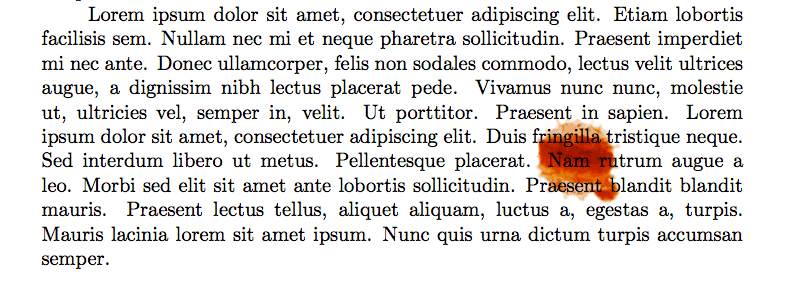
#> input picture DATA/5.png, 787 x 284 px
$ jupyter execute --allow-errors 'Оцу.ipynb'
#> lines starting #> are read from the running program, lines starting #| are printed output that depends on the picture
### Описание

Метод Оцу ищет порог, уменьшающий дисперсию внутри класса, которая определяется как взвешенная сумма дисперсий двух классов:
<center>$\delta^2_\omega(t) = \omega_1(t) \delta^2_1(t) + \omega_2(t) \delta^2_2(t)$</center>
где веса $\omega_i$ — это вероятности двух классов, разделенных порогом t,
$\delta^2_i$ — дисперсия этих классов

Оцу показал, что минимизация дисперсии внутри класса равносильна максимизации дисперсии между классами:
<center>$\delta^2_b(t) = \delta^2 - \delta^2_\omega(t) = \omega_1(t) \omega_2(t)[\mu_1(t) - \mu_2(t)]^2$</center>

которая выражается в терминах вероятности $\omega_i$ и среднего арифметического класса $\mu_i$, которое, в свою очередь, может обновляться итеративно. Эта идея привела к эффективному алгоритму.

### Алгоритм

Пусть дано монохромное изображение $G(i, j), i = \overline{1,Height} , j = \overline{1,Width}$ <br>
Счетчик повторений $k=0$
1. Вычислить гистограмму $p(l)$ изображения и частоту $N(l)$ для каждого уровня интенсивности изображения $G$.
2. Вычислить начальные значения для $\omega_1(0), \omega_2(0)$ и $\mu_1(0), \mu_2(0) $
3. Для каждого значения $t = \overline{1, max(G}$ — полутона — горизонтальная ось гистограммы:
<ol type="1">
    <li> Обновляем $\omega_1(0), \omega_2(0)$ и $\mu_1(0), \mu_2(0)$. </li>
    <li> Вычисляем $\delta^2_b(t) = \delta^2 - \delta^2_\omega(t) =$ $\omega_1(t) \omega_2(t)[\mu_1(t) - \mu_2(t)]^2 $ </li>
    <li> Ecли $\delta^2_b(t)$ больше, чем имеющееся то запонимаем $\delta^2_b$ и значение порога $t$ </li>
</ol>
4. Искомый порог соответствует максимуму $\delta^2_b(t)$.

### Реализация

[cell 1]
import cv2
import numpy as np
import matplotlib.pyplot as plt

[cell 2]
def view(img, size=7):
    plt.figure(figsize=(size,size))
    plt.imshow(img, cmap='gray')
    plt.show()

def otsu(gray):
    pixel_number = gray.shape[0] * gray.shape[1]
    mean_weigth  = 1.0 / pixel_number
    # Создали гистограмму от 0 до 256
    his, bins    = np.histogram(gray, np.arange(0, 257))

    final_thresh  = -1
    final_value   = -1
    intensity_arr = np.arange(256)

    for t in bins[1:-1]:
        pcb = np.sum(his[:t])
        pcf = np.sum(his[t:])
        # Нормируем
        Wb = pcb * mean_weigth
        Wf = pcf * mean_weigth

        mub = np.sum(intensity_arr[:t]*his[:t]) / float(pcb)
        muf = np.sum(intensity_arr[t:]*his[t:]) / float(pcf)
        #print mub, muf
        # omega1 * omega2 * (mu1 - mu2) ^ 2
        value = Wb * Wf * (mub - muf) ** 2

        # Проеверка
        if value > final_value:
            final_thresh = t
            final_value = value

    final_img = gray.copy()
    final_img[gray > final_thresh] = 255
    final_img[gray < final_thresh] = 0

    return final_img

[cell 3]
def cv_opening(img, kernel, iter_erosion= 1, iter_dilatation = 1):
    img = cv2.erode(img, kernel, iter_erosion)
    img = cv2.dilate(img, kernel, iter_dilatation)
    return img

def cv_closing(img, kernel, iter_erosion= 1, iter_dilatation = 1):
    img = cv2.dilate(img, kernel, iter_dilatation)
    img = cv2.erode(img, kernel, iter_erosion)
    return img

def kernel(n, m):
    kernel  = np.ones((n, m),np.uint8)
    return kernel

[cell 4]
# read image
gray = cv2.imread('../DATA/5.png', 0)
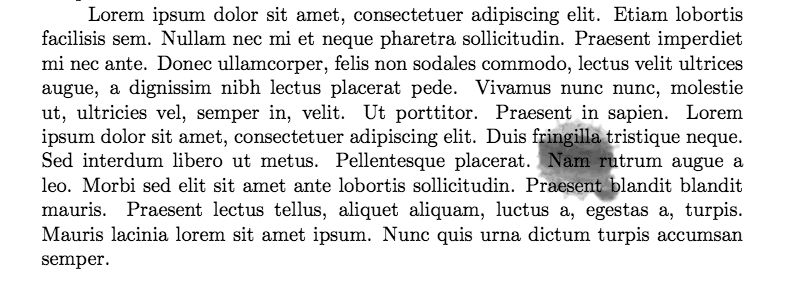
#> gray: shape (284, 787); min 0, max 255, mean 226.4
view(gray)

[cell 5]
closing = cv_closing(gray, kernel(3, 3))
#> in cv_closing, `img = cv2.dilate(img, kernel, iter_dilatation)`:
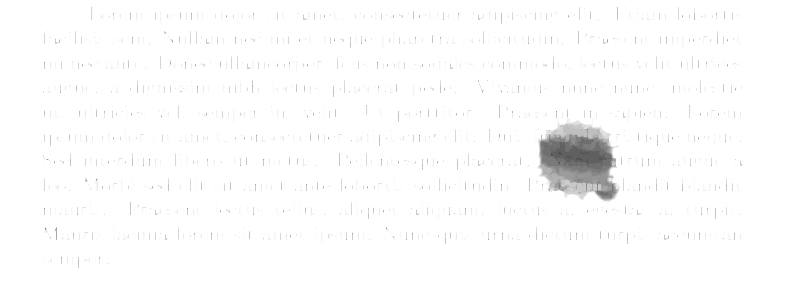
#> img: shape (284, 787); min 68, max 255, mean 251.8
#> in cv_closing, `img = cv2.erode(img, kernel, iter_erosion)`:
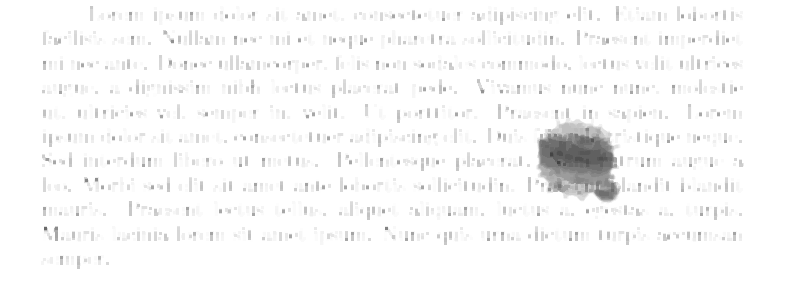
#> img: shape (284, 787); min 68, max 255, mean 248.6
view(255 - (closing - gray), 15)
#> call 2 of view, with size = 15
#> in view (call 2), `plt.show()`:
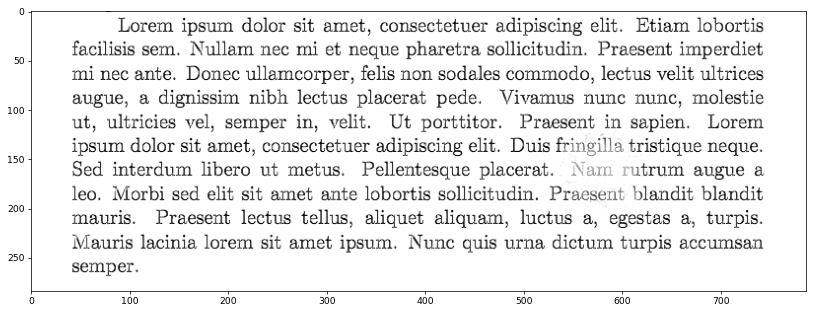
#> figure drawn by matplotlib, 1 panel

### Бинаризация отсечением

[cell 6]
def cv_binarization(gray_img, threshold = 150):
    binarized = 1.0 * (gray_img > thresholотсечениемd)
    return binarized

#> (a cell that did not finish here is left out)


### Otsu

[cell 8]
view(otsu(255 - (closing - gray)), 15)
#> in otsu, `his, bins    = np.histogram(gray, np.arange(0, 257))`: his = 256 values, max 181447 at index 255, min 0 at index 3, mean 873.1; bins = 257 values from 0 to 256
#> in otsu, `his, bins    = np.histogram(gray, np.arange(0, 257))`:
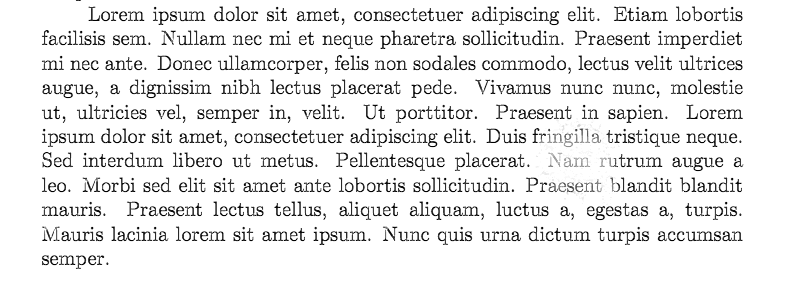
#> gray: shape (284, 787); min 0, max 255, mean 232.8
#> the loop in otsu, `for t in bins[1:-1]:` made 255 passes
#> (pcb, pcf, Wb, Wf, mub, muf, value, final_value) on passes 1, 2, 3, 5, 6, 8, 10, 11, 14, 15, 18, 19: (882, 222626, 0.00395, 0.996, 0, 233.8, 214.8, 214.8), (1190, 222318, 0.00532, 0.995, 0.259, 234.1, 289.6, 289.6), (1404, 222104, 0.00628, 0.994, 0.524, 234.3, 341.2, 341.2), (1594, 221914, 0.00713, 0.993, 0.939, 234.5, 386.3, 386.3), (1833, 221675, 0.0082, 0.992, 1.47, 234.8, 442.7, 442.7), (2045, 221463, 0.00915, 0.991, 2.04, 235, 491.9, 491.9), (2359, 221149, 0.0106, 0.989, 2.97, 235.3, 563.7, 563.7), (2478, 221030, 0.0111, 0.989, 3.31, 235.4, 590.7, 590.7), (2481, 221027, 0.0111, 0.989, 3.32, 235.4, 591.4, 591.4), (2794, 220714, 0.0125, 0.987, 4.51, 235.7, 660, 660), (3250, 220258, 0.0145, 0.985, 6.27, 236.2, 757.5, 757.5), (3359, 220149, 0.015, 0.985, 6.65, 236.3, 780.7, 780.7)
#> (pcb, pcf, Wb, Wf, mub, muf, value) on passes 4, 7, 9, 12, 13, 16: (1404, 222104, 0.00628, 0.994, 0.524, 234.3, 341.2), (1833, 221675, 0.0082, 0.992, 1.47, 234.8, 442.7), (2045, 221463, 0.00915, 0.991, 2.04, 235, 491.9), (2478, 221030, 0.0111, 0.989, 3.31, 235.4, 590.7), (2478, 221030, 0.0111, 0.989, 3.31, 235.4, 590.7), (2794, 220714, 0.0125, 0.987, 4.51, 235.7, 660)
#> in otsu, `final_img[gray < final_thresh] = 0`:
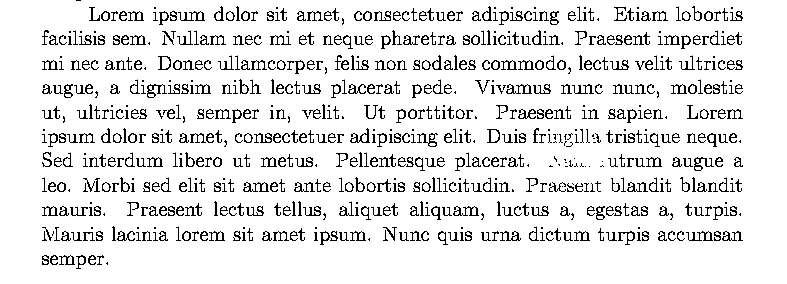
#> final_img: shape (284, 787); min 0, max 255, mean 228.5

$ run again, with DATA/4.jpg saved as DATA/5.png
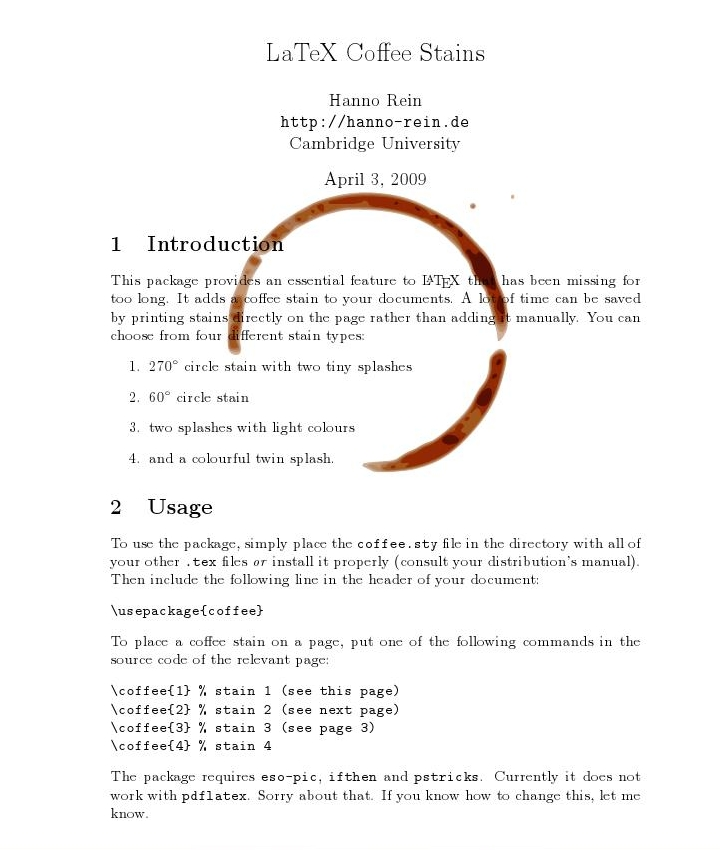
#> input picture DATA/4.jpg, 720 x 850 px
#> in view (call 2), `plt.show()`:
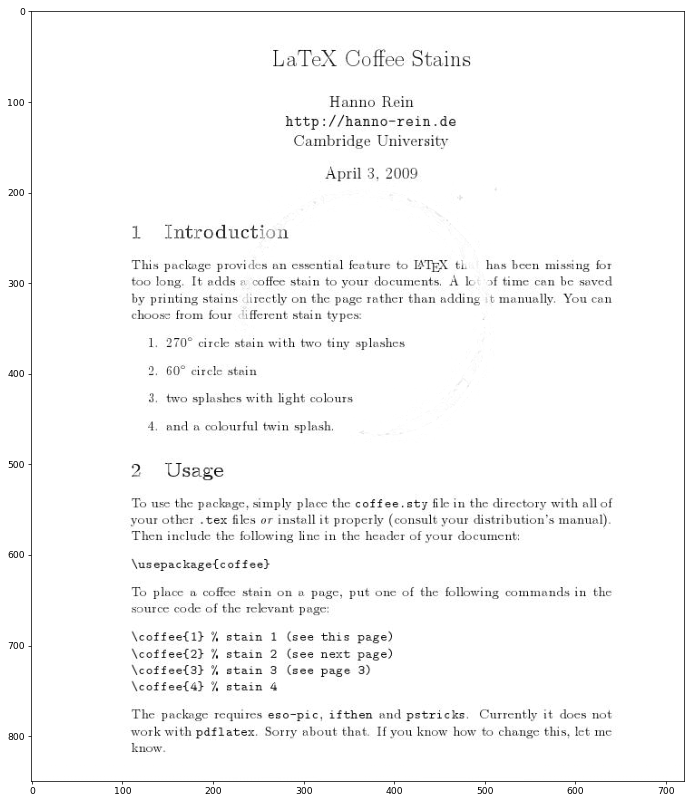
#> figure drawn by matplotlib, 1 panel
#> his = 256 values, max 528252 at index 255, min 57 at index 42, mean 2390.6; bins = 257 values from 0 to 256
#> the loop in otsu, `for t in bins[1:-1]:` made 255 passes
#> (pcb, pcf, Wb, Wf, mub, muf, value, final_value) on passes 1 to 7: (534, 611466, 0.000873, 0.999, 0, 248.9, 54.03, 54.03), (643, 611357, 0.00105, 0.999, 0.17, 249, 64.98, 64.98), (765, 611235, 0.00125, 0.999, 0.461, 249, 77.14, 77.14), (872, 611128, 0.00142, 0.999, 0.773, 249.1, 87.73, 87.73), (945, 611055, 0.00154, 0.998, 1.02, 249.1, 94.89, 94.89), (1033, 610967, 0.00169, 0.998, 1.36, 249.1, 103.5, 103.5), (1140, 610860, 0.00186, 0.998, 1.8, 249.2, 113.8, 113.8)
#> in otsu, `final_img[gray < final_thresh] = 0`:
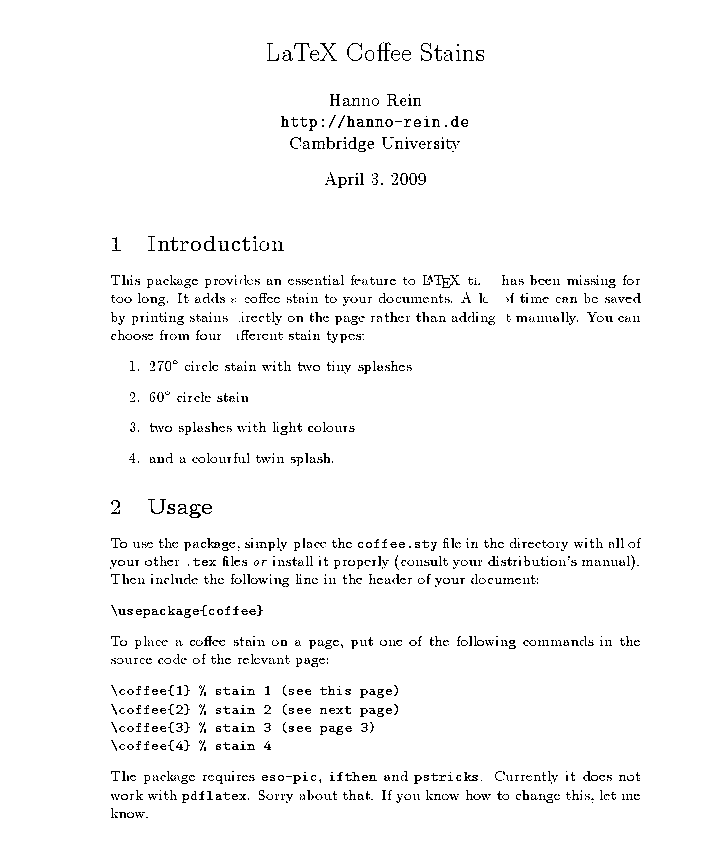
#> final_img: shape (850, 720); min 0, max 255, mean 247.1
